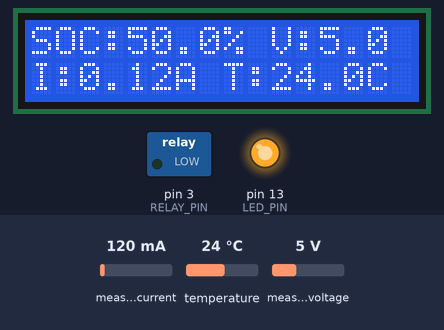
A sketch run on a simulated Arduino Uno, built with avr-gcc and run on an emulated ATmega328P. Parts: 16×2 character LCD, switched loads named in the sketch (green lamp = pin HIGH), output pins drawn as LEDs (lit = HIGH). Inputs (shaded band) come from the test bench; at power-on: measured current 120 mA, measured voltage 5 V, temperature 24 °C. What the sketch prints to the serial monitor is not drawn.

Above: at 3.3 s.
3.4 s: measured current set to 40 mA
At 5.0 s:
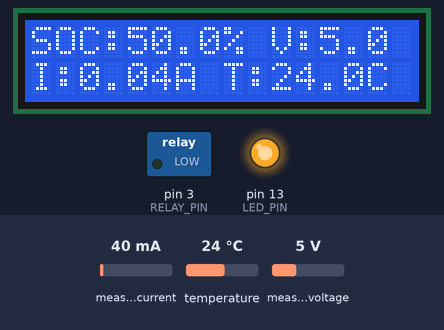
6.2 s: measured voltage set to 11.2 V
At 8.4 s:
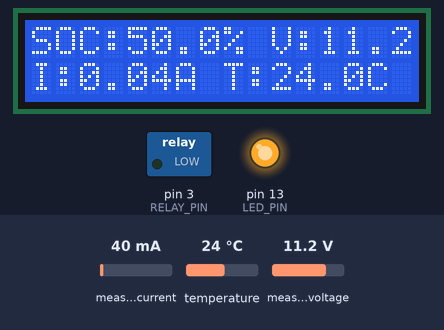
9.0 s: temperature set to 12 °C
At 10.0 s:
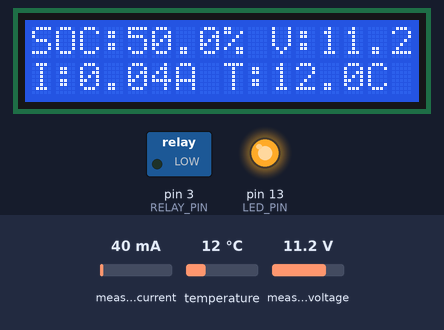
10.8 s: measured current set to 1000 mA
At 13.2 s:
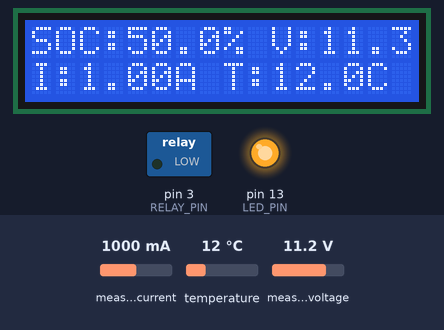
13.5 s: temperature set to 19 °C
At 15.0 s:
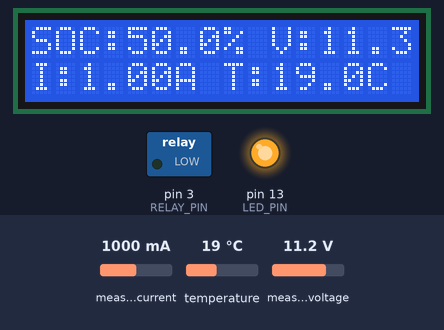
15.3 s: temperature set to 28 °C
At 16.9 s:
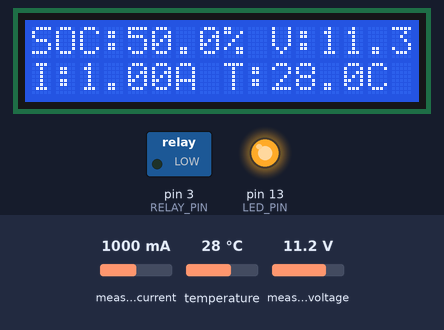
Timing chart, 0 to 18.1 s (numbered marks = the images above; inputs shaded):
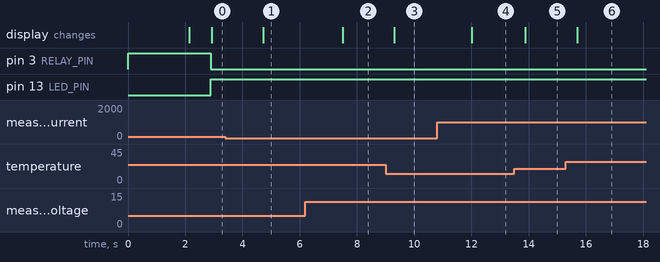

Measured:
- after the input at 3.4 s, the display: changes after 1.3 s (image 1)
- after the input at 6.2 s, the display: changes after 1.3 s (image 2)
- after the input at 9.0 s, the display: changes after 0.31 s (image 3)
- after the input at 10.8 s, the display: changes after 1.2 s (image 4)
- after the input at 13.5 s, the display: changes after 0.39 s (image 5)
- after the input at 15.3 s, the display: changes after 0.40 s (image 6)

The sketch:

battery_monitor_arduino.ino
```cpp
/*
 * EcoDispatch Battery Monitor - Arduino Implementation
 *
 * This Arduino sketch monitors battery voltage, current, and temperature
 * for the EcoDispatch carbon-aware energy management system.
 *
 * Hardware Requirements:
 * - Arduino Uno/Nano/Mega
 * - INA219 current/voltage sensor
 * - DS18B20 temperature sensor
 * - Relay module for battery disconnect (optional)
 * - LCD display (optional)
 *
 * Connections:
 * INA219:
 *   SDA -> A4 (Uno) / 20 (Mega)
 *   SCL -> A5 (Uno) / 21 (Mega)
 *   VCC -> 5V
 *   GND -> GND
 *
 * DS18B20:
 *   Data -> Digital Pin 2
 *   VCC -> 5V
 *   GND -> GND
 *   4.7k resistor between Data and VCC
 *
 * Relay (optional):
 *   Signal -> Digital Pin 3
 */

#include <Wire.h>
#include <Adafruit_INA219.h>
#include <OneWire.h>
#include <DallasTemperature.h>
#include <LiquidCrystal_I2C.h>

// Pin definitions
#define ONE_WIRE_BUS 2
#define RELAY_PIN 3
#define LED_PIN 13

// Constants
#define BATTERY_CAPACITY_AH 100.0  // Battery capacity in Ah
#define BATTERY_VOLTAGE_NOMINAL 48.0  // Nominal battery voltage in V
#define SOC_UPDATE_INTERVAL 1000  // SOC update interval in ms
#define SERIAL_UPDATE_INTERVAL 5000  // Serial output interval in ms

// Objects
Adafruit_INA219 ina219;
OneWire oneWire(ONE_WIRE_BUS);
DallasTemperature sensors(&oneWire);
LiquidCrystal_I2C lcd(0x27, 16, 2);  // LCD address and size

// Global variables
float batterySOC = 50.0;  // State of charge percentage
float batteryVoltage = 0.0;
float batteryCurrent = 0.0;
float batteryPower = 0.0;
float batteryTemperature = 25.0;
float coulombCount = 0.0;  // Ah counting

unsigned long lastSOCUpdate = 0;
unsigned long lastSerialUpdate = 0;

void setup() {
  // Initialize serial communication
  Serial.begin(9600);
  Serial.println("EcoDispatch Battery Monitor Starting...");

  // Initialize pins
  pinMode(RELAY_PIN, OUTPUT);
  pinMode(LED_PIN, OUTPUT);
  digitalWrite(RELAY_PIN, HIGH);  // Relay normally closed
  digitalWrite(LED_PIN, LOW);

  // Initialize INA219
  if (!ina219.begin()) {
    Serial.println("Failed to find INA219 chip");
    while (1) { delay(10); }
  }
  Serial.println("INA219 initialized");

  // Initialize temperature sensor
  sensors.begin();
  Serial.println("Temperature sensor initialized");

  // Initialize LCD
  lcd.init();
  lcd.backlight();
  lcd.setCursor(0, 0);
  lcd.print("EcoDispatch");
  lcd.setCursor(0, 1);
  lcd.print("Battery Monitor");

  delay(2000);
  lcd.clear();

  Serial.println("Setup complete");
}

void loop() {
  unsigned long currentTime = millis();

  // Read sensors
  readBatteryData();

  // Update SOC using Coulomb counting
  if (currentTime - lastSOCUpdate >= SOC_UPDATE_INTERVAL) {
    updateSOC();
    lastSOCUpdate = currentTime;
  }

  // Safety checks
  performSafetyChecks();

  // Update LCD display
  updateLCD();

  // Serial output for monitoring
  if (currentTime - lastSerialUpdate >= SERIAL_UPDATE_INTERVAL) {
    sendSerialData();
    lastSerialUpdate = currentTime;
  }

  delay(100);
}

void readBatteryData() {
  // Read voltage, current, and power from INA219
  batteryVoltage = ina219.getBusVoltage_V() + (ina219.getShuntVoltage_mV() / 1000);
  batteryCurrent = ina219.getCurrent_mA() / 1000.0;  // Convert to A
  batteryPower = ina219.getPower_mW() / 1000.0;  // Convert to W

  // Read temperature
  sensors.requestTemperatures();
  batteryTemperature = sensors.getTempCByIndex(0);

  // Handle invalid temperature readings
  if (batteryTemperature == DEVICE_DISCONNECTED_C) {
    batteryTemperature = 25.0;  // Default temperature
  }
}

void updateSOC() {
  // Coulomb counting for SOC estimation
  // SOC_new = SOC_old + (I * dt) / Capacity

  float dt_hours = (millis() - lastSOCUpdate) / 3600000.0;  // Convert to hours
  float deltaSOC = (batteryCurrent * dt_hours) / BATTERY_CAPACITY_AH * 100.0;

  batterySOC += deltaSOC;

  // Constrain SOC to realistic bounds
  batterySOC = constrain(batterySOC, 0.0, 100.0);

  // Update coulomb count
  coulombCount += batteryCurrent * dt_hours;
}

void performSafetyChecks() {
  // Low voltage protection
  if (batteryVoltage < 40.0) {  // 48V system, 40V cutoff
    digitalWrite(RELAY_PIN, LOW);  // Disconnect battery
    digitalWrite(LED_PIN, HIGH);   // Warning LED
    Serial.println("WARNING: Low battery voltage - disconnecting load");
  }
  else if (batteryVoltage > 54.0) {  // Overvoltage protection
    digitalWrite(RELAY_PIN, LOW);
    digitalWrite(LED_PIN, HIGH);
    Serial.println("WARNING: High battery voltage - disconnecting");
  }
  else {
    digitalWrite(RELAY_PIN, HIGH);  // Normal operation
    digitalWrite(LED_PIN, LOW);
  }

  // Temperature protection
  if (batteryTemperature > 45.0) {
    Serial.println("WARNING: High battery temperature");
    digitalWrite(LED_PIN, HIGH);
  }
  else if (batteryTemperature < 0.0) {
    Serial.println("WARNING: Low battery temperature");
    digitalWrite(LED_PIN, HIGH);
  }
}

void updateLCD() {
  lcd.setCursor(0, 0);
  lcd.print("SOC:");
  lcd.print(batterySOC, 1);
  lcd.print("% ");

  lcd.print("V:");
  lcd.print(batteryVoltage, 1);

  lcd.setCursor(0, 1);
  lcd.print("I:");
  lcd.print(batteryCurrent, 2);
  lcd.print("A ");

  lcd.print("T:");
  lcd.print(batteryTemperature, 1);
  lcd.print("C");
}

void sendSerialData() {
  // Send data in JSON-like format for easy parsing
  Serial.print("{");
  Serial.print("\"voltage\":"); Serial.print(batteryVoltage, 2);
  Serial.print(",\"current\":"); Serial.print(batteryCurrent, 3);
  Serial.print(",\"power\":"); Serial.print(batteryPower, 2);
  Serial.print(",\"soc\":"); Serial.print(batterySOC, 2);
  Serial.print(",\"temperature\":"); Serial.print(batteryTemperature, 1);
  Serial.print(",\"coulomb_count\":"); Serial.print(coulombCount, 3);
  Serial.println("}");
}

/*
 * Additional functions for EcoDispatch integration
 */

float getBatterySOC() {
  return batterySOC;
}

float getBatteryVoltage() {
  return batteryVoltage;
}

float getBatteryCurrent() {
  return batteryCurrent;
}

float getBatteryTemperature() {
  return batteryTemperature;
}

bool isBatterySafe() {
  return (batteryVoltage >= 40.0 && batteryVoltage <= 54.0 &&
          batteryTemperature >= 0.0 && batteryTemperature <= 45.0);
}

// Function to reset coulomb count (call after full charge/discharge calibration)
void resetCoulombCount() {
  coulombCount = 0.0;
  Serial.println("Coulomb count reset");
}
```
